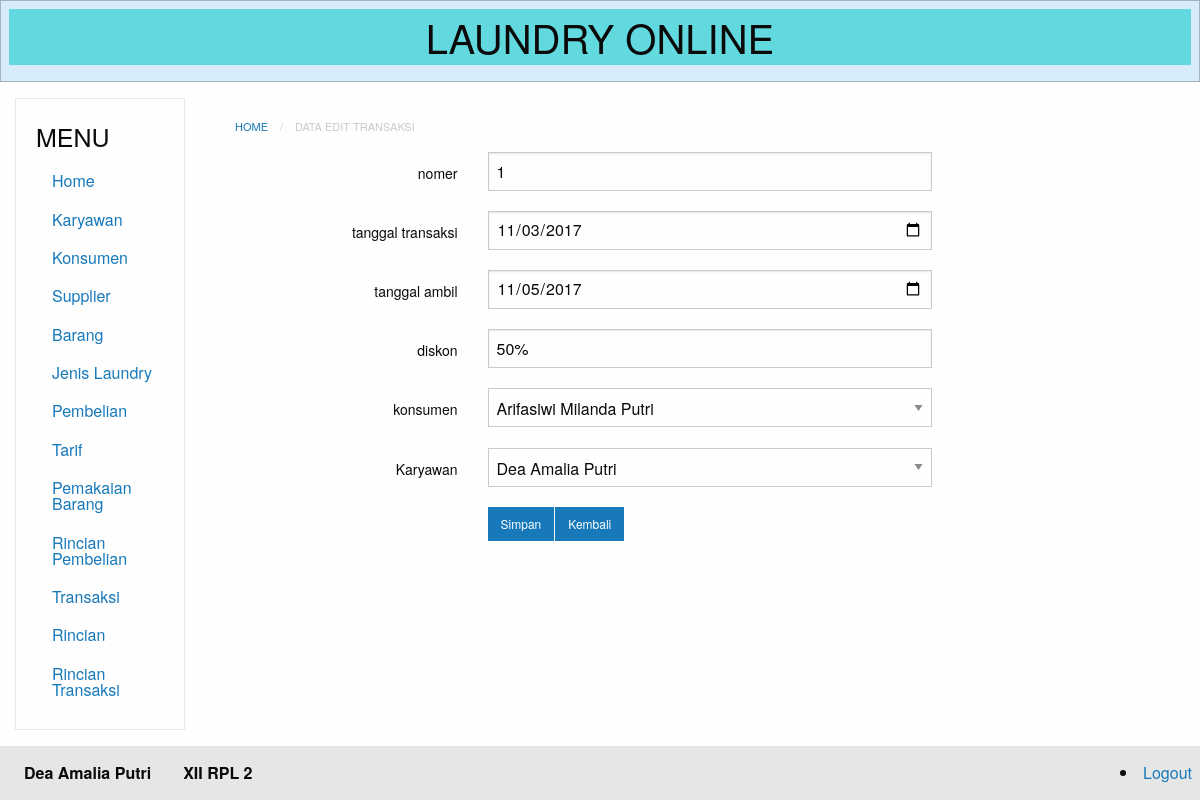
Screenshot of /index.php?module=transaksi-edit&id=1 (signed in) with the database file from the repository.
### tables this page shows
CREATE TABLE `transaksi` (
  `id` int(11) NOT NULL,
  `nomer` varchar(30) NOT NULL,
  `tanggal_transaksi` date NOT NULL,
  `tanggal_ambil` date NOT NULL,
  `diskon` varchar(30) NOT NULL,
  `konsumen_id` int(11) NOT NULL,
  `karyawan_id` int(11) NOT NULL
);

### database.php (called while the page is built, shortened)
<?php
class Database {
	private $db_host = "localhost";
	private $db_user = "root";
	private $db_pass = "";
	private $db_name = "11_deaamaliaputri_laundry";
	var $con = false;
    var $myconn = "";
	var $result = array();
    function __construct() {
        if(!$this->con){
            $this->myconn = new mysqli($this->db_host, $this->db_user, $this->db_pass, $this->db_name);
            if($this->myconn->connect_errno > 0){
                array_push($this->result, $this->myconn->connect_error);
                return false;
            }else{
                $this->myconn->set_charset('utf8');
                $this->con = true;
                return true;
            }
        } else {
            return true;
        }
    }
    function __destruct() {
        if($this->con){
            if($this->myconn->close()){
                $this->con = false;
                return true;
            }else{
                return false;
            }
        }
    }
	public function select($table, $rows = '*', $join = null,$join2 = null , $where = null, $order = null, $limit = null){
		$q = 'SELECT '.$rows.' FROM '.$table;
        if($where != null){
        	$q .= ' WHERE '.$where;
		}
        if($this->tableExists($table)){
        	$query = $this->myconn->query($q);
			if($query){
				$this->numResults = $query->num_rows;
				for($i = 0; $i < $this->numResults; $i++){
					$r = $query->fetch_array();
                	$key = array_keys($r);
                	for($x = 0; $x < count($key); $x++){
                    	if(!is_int($key[$x])){
                    		if($query->num_rows >= 1){
                    			$this->result[$i][$key[$x]] = $r[$key[$x]];
							}else{
								$this->result[$i][$key[$x]] = null;
							}
						}
					}
				}
				return true;
			}else{
				array_push($this->result, $this->myconn->error);
				return false;
			}
      	}else{
      		return false;
    	}
    }
	private function TableExists($table) {
    	$res = $this->myconn->query('SHOW TABLES LIKE "'.$table.'"');
    	if(isset($res->num_rows)) {
        	return $res->num_rows > 0 ? true : false;
    	} else {
    		array_push($this->result, $table." does not exist in this database");
    		return false;
    	}
	}
    public function getResult(){
        $val = $this->result;
        $this->result = array();
        return $val;
    }
}

### content.php (called while the page is built, shortened)
<?php
$module = empty($_GET['module']) ? 'home' : $_GET['module'];
switch($module) {
    case 'transaksi-edit':
    include 'modules/transaksi/transaksi-edit.php';
    break;
}
?>

### modules/transaksi/transaksi-edit.php (the view, shortened to what this page needs)
<?php require_once("database.php");
$id=$_GET['id'];
$db = new Database();
$db->select('transaksi','*','','', "id=$id");
$res= $db->getResult();
if(count($res) == 0){
  echo "<b>Tidak ada data yang tersedia</b>";
}else{
  foreach ($res as &$r){?>
<nav aria-label="You are here:" role="navigation">
<ul class="breadcrumbs">
  <li>
    <a href="?module=transaksi-edit?">Home</a></li>
  <li class="disabled">Data Edit transaksi</li>
</ul>
</nav>
<form action="" method="post">
  <div class="grid-x grid-padding-x">
    <div class="small-3 cell">
      <label for="nomer" class="text-right middle">nomer</label>
    </div>
    <div class="small-6 cell">
      <input type="text" name="nomer" placeholder="nomer" value="<?php echo $r['nomer']; ?>" required>
    </div>
  </div>
  <div class="grid-x grid-padding-x">
  <div class="small-3 cell">
    <label for="tanggal_transaksi" class="text-right middle">tanggal transaksi</label>
  </div>
  <div class="small-6 cell">
    <input type="date" name="tanggal_transaksi" placeholder="tanggal transaksi" value="<?php echo $r['tanggal_transaksi']; ?>" required>
  </div>
</div>
<div class="grid-x grid-padding-x">
    <div class="small-3 cell">
      <label for="tanggal_ambil" class="text-right middle">tanggal ambil</label>
    </div>
    <div class="small-6 cell">
      <input type="date" name="tanggal_ambil" placeholder="tanggal ambil" value="<?php echo $r['tanggal_ambil']; ?>" required>
    </div>
  </div>
  <div class="grid-x grid-padding-x">
    <div class="small-3 cell">
      <label for="diskon" class="text-right middle">diskon</label>
    </div>
    <div class="small-6 cell">
      <input type="text" name="diskon" placeholder="diskon" value="<?php echo $r['diskon']; ?>" required>
    </div>
  </div>
  <div class="grid-x grid-padding-x">
  <div class="small-3 cell">
    <label for="konsumen_id" class="text-right middle">konsumen </label>
  </div>
  <div class="small-6 cell">
      <select name="konsumen_id">
      <?php
        $db = new Database();
        $db->select('konsumen','id, nama');
        $konsumens = $db->getResult();
        foreach ($konsumens as &$konsumen){
          $selected =$r['konsumen_id'] == $konsumen['id'] ? 'selected' : '';
            echo "<option value=$konsumen[id]  $selected > $konsumen[nama] </option>";
        }?>
      </select>
</div>
</div>
  <div class="grid-x grid-padding-x">
    <div class="small-3 cell">
      <label for="karyawan_id" class="text-right middle">Karyawan </label>
    </div>
    <div class="small-6 cell">
      <select name="karyawan_id">
      <?php
        $db = new Database();
        $db->select('karyawan','id, nama');
        $karyawans = $db->getResult();
        foreach ($karyawans as &$karyawan){
          $selected =$r['karyawan_id'] == $karyawan['id'] ? 'selected' : '';
            echo "<option value=$karyawan[id]  $selected > $karyawan[nama] </option>";
        }?>
      </select>
    </div>
  </div>
  <div class="grid-x grid-padding-x">
    <div class="small-3 cell">
      <label for="tanggal_transaksi" class="text-right middle"></label>
    </div>
    <div class="small-6 cell">
		<div class="small button-group">
  <button class="button" type="submit" name="submit">Simpan</button>
  <a class="button" href='javascript:self.history.back();'>Kembali</a>
</div>
    </div>
  </div>
</form>
<?php
              }
          }
          ?>

### rows the page displays
transaksi: nomer "1", tanggal_transaksi "11/03/2017", tanggal_ambil "11/05/2017", diskon "50%"

### other values shown
form field konsumen_id "Arifasiwi Milanda Putri"
form field karyawan_id "Dea Amalia Putri"
